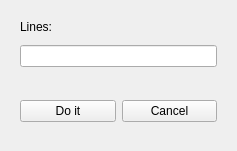
<?xml version="1.0" encoding="UTF-8"?>
<ui version="4.0">
 <class>AdvancedAlgebra</class>
 <widget class="QWidget" name="AdvancedAlgebra">
  <property name="windowModality">
   <enum>Qt::WindowModal</enum>
  </property>
  <property name="geometry">
   <rect>
    <x>0</x>
    <y>0</y>
    <width>237</width>
    <height>151</height>
   </rect>
  </property>
  <property name="windowTitle">
   <string>Advanced Algebra</string>
  </property>
  <property name="windowIcon">
   <iconset resource="logo.qrc">
    <normaloff>:/menuIcon/data/calc.png</normaloff>:/menuIcon/data/calc.png</iconset>
  </property>
  <layout class="QGridLayout" name="gridLayout_3">
   <item row="0" column="0">
    <widget class="QWidget" name="widget" native="true">
     <layout class="QGridLayout" name="gridLayout">
      <property name="spacing">
       <number>11</number>
      </property>
      <item row="1" column="0" colspan="2">
       <widget class="QLabel" name="label_lines">
        <property name="text">
         <string>Lines:</string>
        </property>
       </widget>
      </item>
      <item row="2" column="0" colspan="2">
       <widget class="QLineEdit" name="lineEdit_adv">
        <property name="text">
         <string/>
        </property>
        <property name="readOnly">
         <bool>false</bool>
        </property>
        <property name="clearButtonEnabled">
         <bool>true</bool>
        </property>
       </widget>
      </item>
     </layout>
    </widget>
   </item>
   <item row="1" column="0">
    <widget class="QWidget" name="widget_2" native="true">
     <layout class="QGridLayout" name="gridLayout_2">
      <item row="0" column="0">
       <widget class="QPushButton" name="pushButton_do_adv">
        <property name="text">
         <string>Do it</string>
        </property>
       </widget>
      </item>
      <item row="0" column="1">
       <widget class="QPushButton" name="pushButton_cancel_adv">
        <property name="text">
         <string>Cancel</string>
        </property>
       </widget>
      </item>
     </layout>
    </widget>
   </item>
  </layout>
 </widget>
 <resources>
  <include location="logo.qrc"/>
 </resources>
 <connections/>
</ui>
